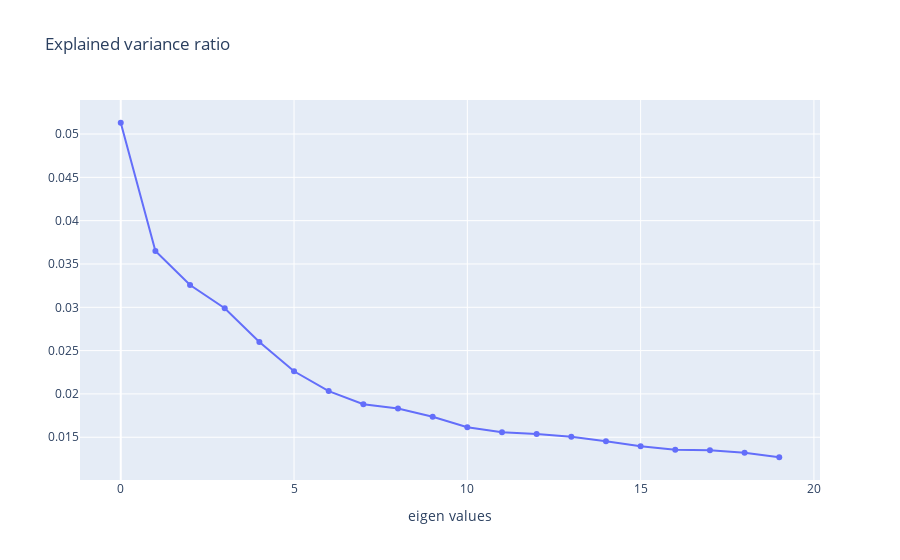

Source (notebook cell):
### Markdown cell above
# Question 5

1. Préserver 20 components ne me semble pas approprié (presque 50% de l'information est perdu) surtout pour des modèles complexe (neural networks).

Sinon, si on veut utiliser juste des modèles basique (e.g. decision tree), à ce moment on peut accepter cette réduction de dimension.

2. le vecteur propre 1 permet de distinguer le chiffre 0.

### Code cell
import plotly.graph_objects as go


explained_var_ratio = reduce_data_pipeline["pca"].explained_variance_ratio_

# plot
fig = go.Figure(
    data=[
        go.Scatter(
            y=explained_var_ratio,
            mode="markers+lines"
        )
    ]
)

# adjust layout
fig.update_layout(
    title="Explained variance ratio",
    xaxis_title="eigen values"
)

fig.show()

### Figure 1 — Plotly figure (JSON) as saved in the notebook; plotly's stock layout.template omitted (floating-point values rounded to 4 significant figures)
{"data": [{"mode": "markers+lines", "type": "scatter", "y": [0.0513, 0.03651, 0.03257, 0.02989, 0.02599, 0.02261, 0.02033, 0.01882, 0.01832, 0.01736, 0.01615, 0.01558, 0.01539, 0.01507, 0.01454, 0.01397, 0.01356, 0.01349, 0.01321, 0.01269]}], "layout": {"title": {"text": "Explained variance ratio"}, "xaxis": {"title": {"text": "eigen values"}}}}
